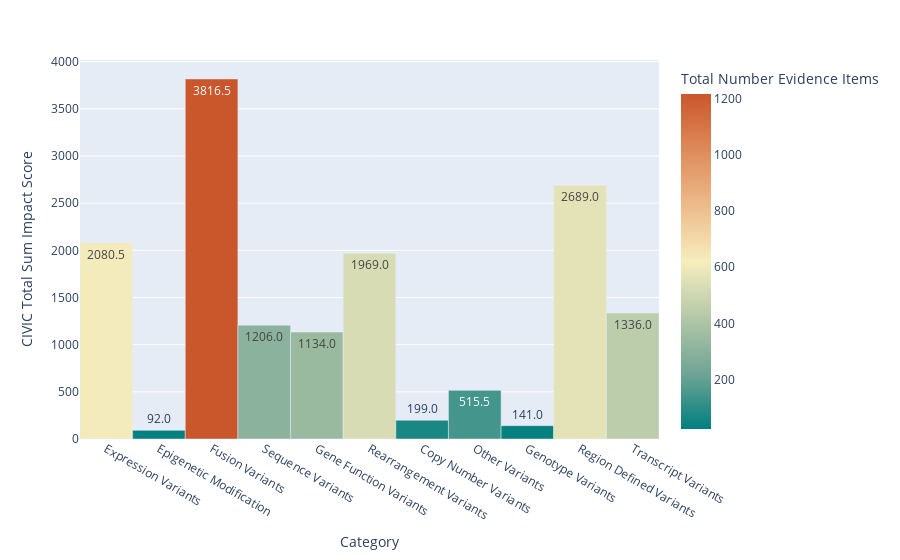

Notebook code cell kept with this figure:
### Markdown cell above
The bar graph below shows the relationship between the Not Supported variant sub category impact score and the sub category. Additionally, the colors illustrate the number of evidence items associated each sub category.

### Code cell
fig = px.bar(
    not_supported_variant_impact_df,
    x="Category",
    y="CIVIC Total Sum Impact Score",
    hover_data=[
        "Total Number Evidence Items",
        not_supported_variant_impact_df["% Accepted Evidence Items"],
    ],
    color="Total Number Evidence Items",
    labels={"CIVIC Total Sum Impact Score": "CIVIC Total Sum Impact Score"},
    text_auto=".1f",
    color_continuous_scale="geyser",
)
fig.update_traces(width=1)
fig.show()

### Figure 1 — Plotly figure (JSON) as saved in the notebook; plotly's stock layout.template omitted (floating-point values rounded to 4 significant figures)
{"data": [{"alignmentgroup": "True", "customdata": [[610, "56.07%"], [23, "95.65%"], [1218, "61.33%"], [302, "64.90%"], [345, "44.64%"], [531, "38.04%"], [67, "46.27%"], [144, "40.28%"], [27, "62.96%"], [566, "72.08%"], [446, "12.11%"]], "hovertemplate": "Category=%{x}<br>CIVIC Total Sum Impact Score=%{y}<br>Total Number Evidence Items=%{marker.color}<br>% Accepted Evidence Items=%{customdata[1]}<extra></extra>", "legendgroup": "", "marker": {"color": [610, 23, 1218, 302, 345, 531, 67, 144, 27, 566, 446], "coloraxis": "coloraxis", "pattern": {"shape": ""}}, "name": "", "offsetgroup": "", "orientation": "v", "showlegend": false, "textposition": "auto", "texttemplate": "%{y:.1f}", "type": "bar", "width": 1, "x": ["Expression Variants", "Epigenetic Modification", "Fusion Variants", "Sequence Variants", "Gene Function Variants", "Rearrangement Variants", "Copy Number Variants", "Other Variants", "Genotype Variants", "Region Defined Variants", "Transcript Variants"], "xaxis": "x", "y": [2080.0, 92, 3816.0, 1206, 1134, 1969, 199, 515.5, 141, 2689, 1336], "yaxis": "y"}], "layout": {"barmode": "relative", "coloraxis": {"colorbar": {"title": {"text": "Total Number Evidence Items"}}, "colorscale": [[0, "rgb(0, 128, 128)"], [0.1667, "rgb(112, 164, 148)"], [0.3333, "rgb(180, 200, 168)"], [0.5, "rgb(246, 237, 189)"], [0.6667, "rgb(237, 187, 138)"], [0.8333, "rgb(222, 138, 90)"], [1, "rgb(202, 86, 44)"]]}, "legend": {"tracegroupgap": 0}, "margin": {"t": 60}, "xaxis": {"anchor": "y", "domain": [0, 1], "title": {"text": "Category"}}, "yaxis": {"anchor": "x", "domain": [0, 1], "title": {"text": "CIVIC Total Sum Impact Score"}}}}
